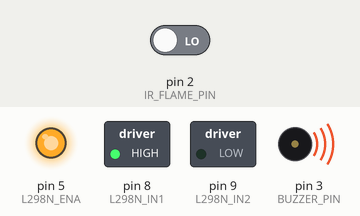
Simulated run of this sketch. Board: Arduino Uno, built with avr-gcc and run on an emulated ATmega328P. Shown: switched loads named in the sketch (green lamp = pin HIGH), output pins drawn as LEDs (lit = HIGH), buzzer (waves = sounding, pin HIGH). The inputs (shaded band) are chosen by the test bench; at power-on: pin 2 (IR_FLAME_PIN) LOW.

Above: at 10.8 s.
10.9 s: pin 2 (IR_FLAME_PIN) driven HIGH
At 15.6 s:
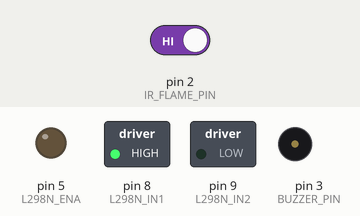
16.9 s: pin 2 (IR_FLAME_PIN) driven LOW
At 18.2 s:
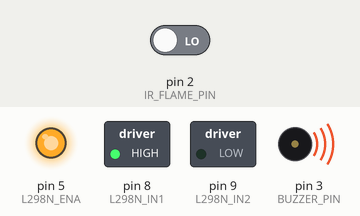
Timing chart, 0 to 19.9 s (numbered marks = the images above; inputs shaded):
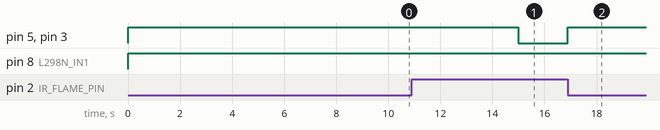

Measured:
- after the input at 10.9 s, pin 5 (L298N_ENA), pin 3 (BUZZER_PIN): HIGH → LOW after 4.1 s
- after the input at 16.9 s, pin 5 (L298N_ENA), pin 3 (BUZZER_PIN): LOW → HIGH at once

The sketch:

fire_alarm_code.ino
```cpp
// Automatic Fire Alarm and Extinguisher System
// Components: Arduino UNO, IR Flame Sensor, L298N, DC Pump, Buzzer

const int IR_FLAME_PIN = 2;   // IR sensor OUT
const int BUZZER_PIN   = 3;   // Buzzer
const int L298N_ENA    = 5;   // ENA pin (PWM)
const int L298N_IN1    = 8;
const int L298N_IN2    = 9;

const bool FLAME_ACTIVE_LOW = true;
const int PUMP_SPEED = 255;   // 0-255
const int PUMP_TIME  = 5000;  // ms

void setup() {
  pinMode(IR_FLAME_PIN, INPUT);
  pinMode(BUZZER_PIN, OUTPUT);
  pinMode(L298N_ENA, OUTPUT);
  pinMode(L298N_IN1, OUTPUT);
  pinMode(L298N_IN2, OUTPUT);

  digitalWrite(BUZZER_PIN, LOW);
}

void loop() {
  bool fireDetected = (FLAME_ACTIVE_LOW) ? (digitalRead(IR_FLAME_PIN) == LOW)
                                         : (digitalRead(IR_FLAME_PIN) == HIGH);

  if (fireDetected) {
    digitalWrite(BUZZER_PIN, HIGH);  // buzzer ON
    digitalWrite(L298N_IN1, HIGH);
    digitalWrite(L298N_IN2, LOW);
    analogWrite(L298N_ENA, PUMP_SPEED); // pump ON
    delay(PUMP_TIME);

    // Stop pump after spray
    analogWrite(L298N_ENA, 0);
    digitalWrite(BUZZER_PIN, LOW);
  } else {
    analogWrite(L298N_ENA, 0);  // pump OFF
    digitalWrite(BUZZER_PIN, LOW);
  }
}
```
